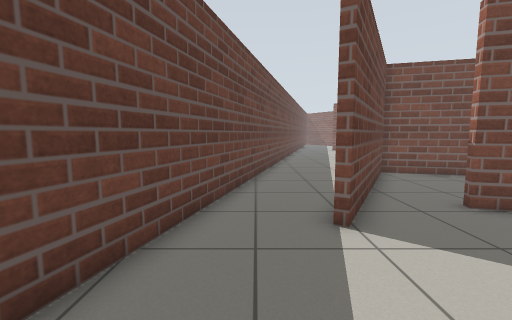
view 1 (above)

17 first-person views from a walk through a world built for the Gazebo simulator. The camera is 0.94 m above the floor, tilts 6° down and sees 90° across. The floor is counted in squares, 0.5 m on a side. Each view is taken from the middle of a square. On the plan, view 1 faces up. The plan holds only what a view shows up to about 15 squares ahead; the rest is blank. The place goes on beyond the plan.

view 2
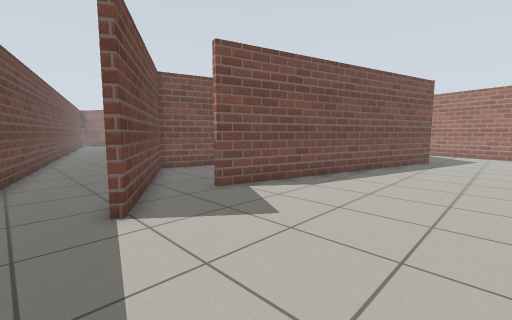

view 3
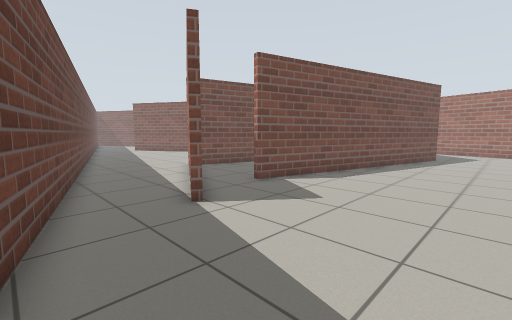

view 4
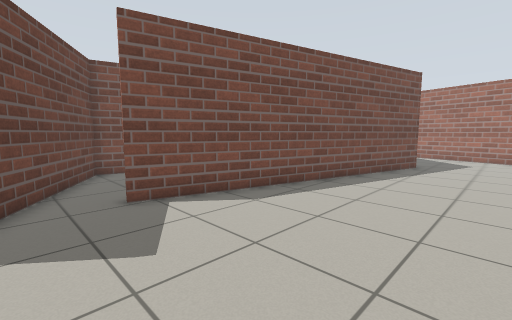

view 5
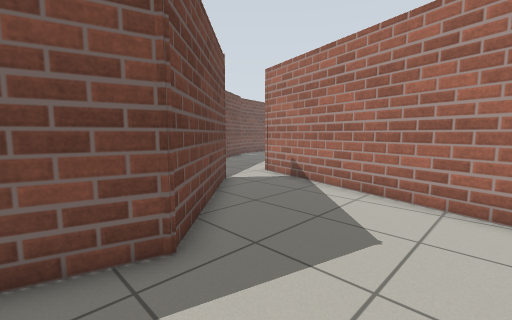

view 6
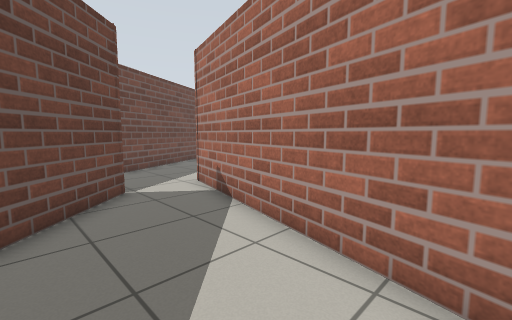

view 7
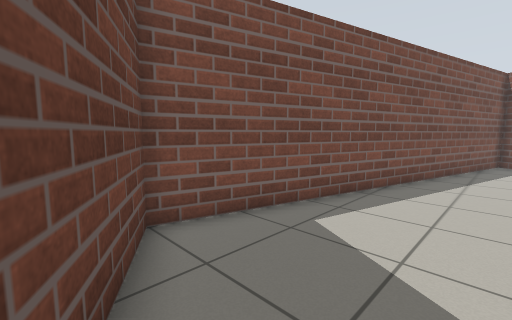

view 8
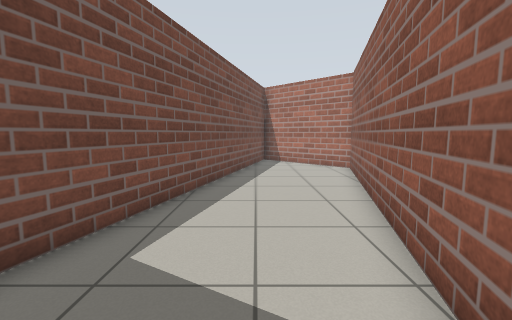

view 9
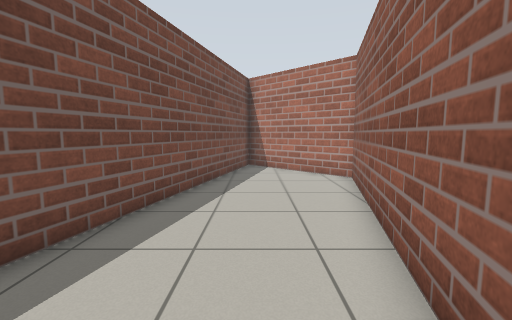

view 10
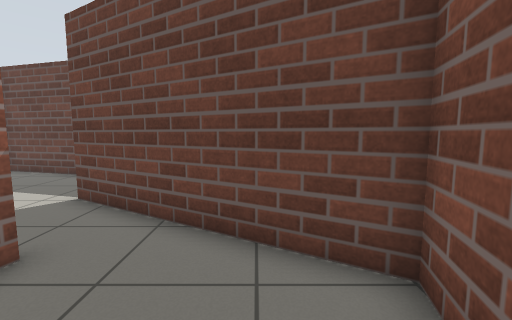

view 11
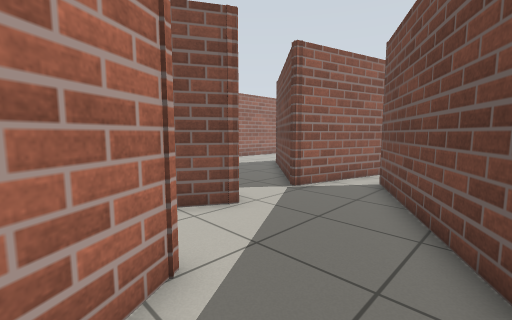

view 12
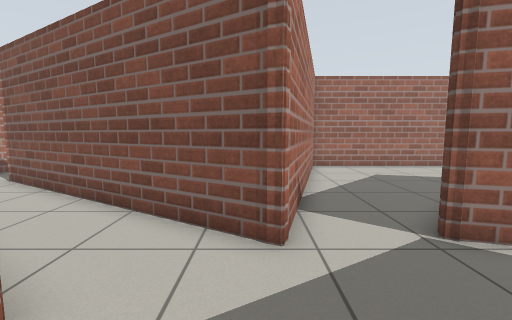

view 13
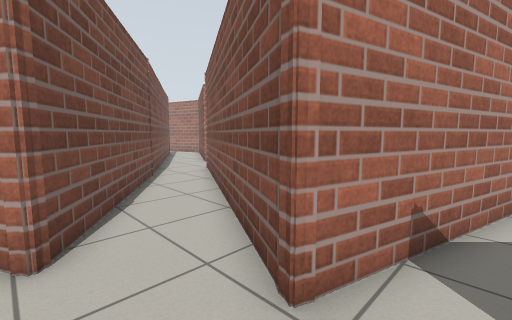

view 14
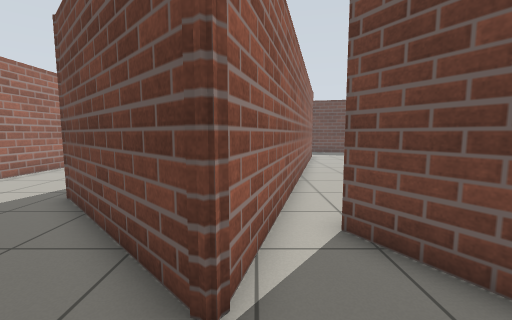

view 15
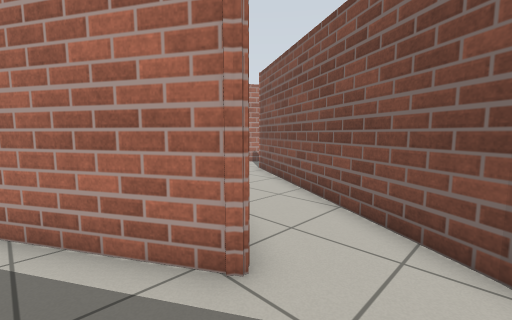

view 16
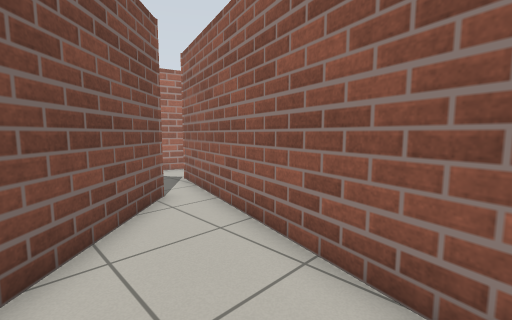

view 17
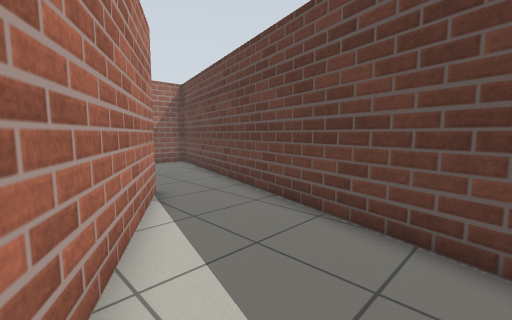

### Floor plan
Points are (right, up) in squares from view 1. A wall is a line through its corners. A room is listed if a view was taken in it or the views show most of it. See-through windows are left out.
Room 1 (views 1, 2, 3, 4, 5, 6)
walls: (12, -2.5) (23.8, -2.5) (26.5, 7.9); (3.1, 7.1) (1.8, 4.9) (1.6, 5.1) (3.8, 9); (-0.3, 9.8) (-3.6, -2.2); (23.8, 7.6) (18.8, 2.6) (5.3, 6.2)
ways out: opening at (4.5, 6) to room 2; opening at (24.5, 8) to room 3; opening at (2, 9)
Room 2 (views 7, 8, 9, 10)
walls: (5.3, 6.2) (5.4, 6.5) (18.7, 2.9) (23.2, 7.4) (6, 12) (3.1, 7.1)
ways out: opening at (4.5, 6) to room 1
Room 3 (views 11, 12, 13, 14, 15)
walls: (26.5, 7.9) (26.9, 7.8); (26.5, 7.9) (28.9, 6.5); (29.5, 9.7) (29.4, 9.9) (33.3, 12.1); (27.9, 13.6) (21.2, 9.7); (20.2, 8.6) (23.8, 7.6)
ways out: opening at (24.5, 8) to room 1; opening at (30, 8) to room 5
Room 4 (views 16, 17)
walls: (10.8, 11.1) (20.2, 8.6); (21.2, 9.7) (17.7, 13.2)
ways out: opening at (5, 13)
Room 5 (no view inside)
walls: (28.9, 6.5) (36.8, 2); (37.6, 4.4) (29.5, 9.7)
ways out: opening at (30, 8) to room 3; gap at (37, 2)

Where each view was taken, in squares from view 1:
view 1: 0 up, 0 right, facing up
view 2: 1 down, 0 right, facing up-right
view 3: 1 down, 2 left, facing up-right
view 4: 1 down, 3 right, facing up-right
view 5: 1 down, 17 right, facing up-right
view 6: 1 down, 21 right, facing up-right
view 7: 7 up, 4 right, facing up-right
view 8: 8 up, 5 right, facing right
view 9: 7 up, 8 right, facing right
view 10: 10 up, 9 right, facing left
view 11: 13 up, 31 right, facing down-left
view 12: 12 up, 27 right, facing down
view 13: 10 up, 25 right, facing down-right
view 14: 8 up, 26 right, facing left
view 15: 12 up, 27 right, facing down-right
view 16: 13 up, 14 right, facing down-right
view 17: 13 up, 5 right, facing down-left
